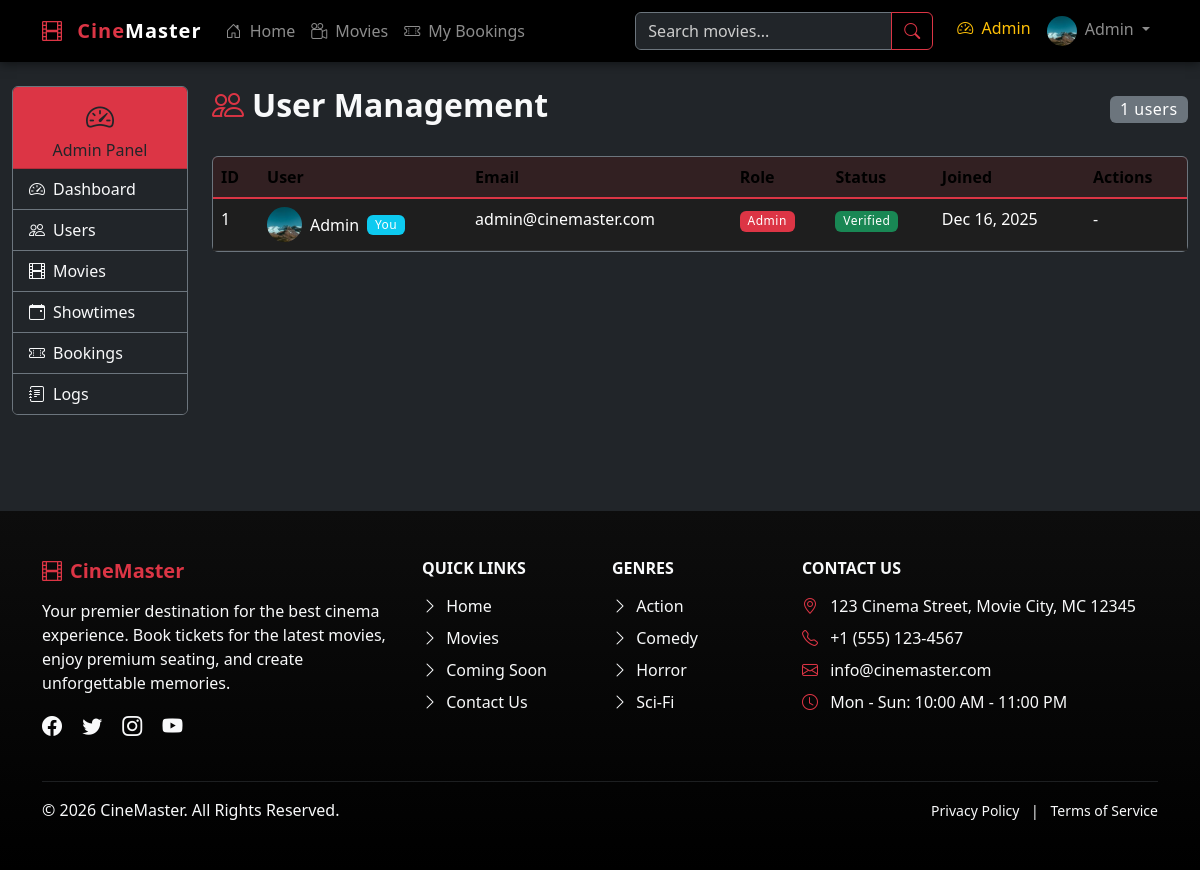
The page /admin/users.php (signed in) on the database its author committed.
### tables this page shows
CREATE TABLE users (
    id INT PRIMARY KEY AUTO_INCREMENT,
    name VARCHAR(100) NOT NULL,
    email VARCHAR(255) NOT NULL UNIQUE,
    password VARCHAR(255) NOT NULL,                     
    role ENUM('admin', 'user') DEFAULT 'user',          
    profile_photo VARCHAR(255) DEFAULT 'default.png',   
    is_verified TINYINT(1) DEFAULT 0,                   
    token VARCHAR(255) DEFAULT NULL,                    
    token_expire DATETIME DEFAULT NULL,                 
    remember_token VARCHAR(255) DEFAULT NULL,           
    created_at TIMESTAMP DEFAULT CURRENT_TIMESTAMP,
    updated_at TIMESTAMP DEFAULT CURRENT_TIMESTAMP ON UPDATE CURRENT_TIMESTAMP
);

### includes/auth_functions.php (called while the page is built, shortened)
<?php
function isLoggedIn() {
    if (isset($_SESSION['last_activity'])) {
        $inactive = time() - $_SESSION['last_activity'];
    }
    return true;
}
function isAdmin() {
    return isLoggedIn() && isset($_SESSION['user_role']) && $_SESSION['user_role'] === 'admin';
}
function getCurrentUser() {
    $pdo = getDBConnection();
    $stmt = $pdo->prepare("SELECT id, name, email, role, profile_photo, created_at FROM users WHERE id = ?");
    $stmt->execute([$_SESSION['user_id']]);
    return $stmt->fetch();
}
?>

### includes/helper_functions.php (called while the page is built, shortened)
<?php
function getAllUsers() {
    $pdo = getDBConnection();
    $stmt = $pdo->query("SELECT id, name, email, role, is_verified, created_at FROM users ORDER BY created_at DESC");
    return $stmt->fetchAll();
}
?>

### config/config.php (called while the page is built, shortened)
<?php
function formatDate($date, $format = 'M d, Y') {
    return date($format, strtotime($date));
}
require_once INCLUDES_PATH . 'auth_functions.php';
require_once INCLUDES_PATH . 'helper_functions.php';
?>

### admin/users.php (the view, shortened to what this page needs)
<?php
require_once '../config/config.php';
$users = getAllUsers();
$csrfToken = generateCSRFToken();
include INCLUDES_PATH . 'header.php';
?>
<div class="container-fluid py-4">
    <div class="row">
        <div class="col-lg-2 mb-4">
            <div class="card bg-dark border-secondary sticky-top" style="top: 80px;">
                <div class="card-header bg-danger text-center">
                    <i class="bi bi-speedometer2 fs-3 d-block mb-1"></i>
                    <h6 class="mb-0">Admin Panel</h6>
                </div>
                <div class="list-group list-group-flush">
                    <a href="<?php echo SITE_URL; ?>/admin/dashboard.php" class="list-group-item list-group-item-action bg-dark text-light border-secondary">
                        <i class="bi bi-speedometer2 me-2"></i>Dashboard
                    </a>
                    <a href="<?php echo SITE_URL; ?>/admin/users.php" class="list-group-item list-group-item-action bg-dark text-light border-secondary active">
                        <i class="bi bi-people me-2"></i>Users
                    </a>
                    <a href="<?php echo SITE_URL; ?>/admin/movies.php" class="list-group-item list-group-item-action bg-dark text-light border-secondary">
                        <i class="bi bi-film me-2"></i>Movies
                    </a>
                    <a href="<?php echo SITE_URL; ?>/admin/showtimes.php" class="list-group-item list-group-item-action bg-dark text-light border-secondary">
                        <i class="bi bi-calendar-event me-2"></i>Showtimes
                    </a>
                    <a href="<?php echo SITE_URL; ?>/admin/bookings.php" class="list-group-item list-group-item-action bg-dark text-light border-secondary">
                        <i class="bi bi-ticket-perforated me-2"></i>Bookings
                    </a>
                    <a href="<?php echo SITE_URL; ?>/admin/logs.php" class="list-group-item list-group-item-action bg-dark text-light border-secondary">
                        <i class="bi bi-journal-text me-2"></i>Logs
                    </a>
                </div>
            </div>
        </div>
        <div class="col-lg-10">
            <div class="d-flex justify-content-between align-items-center mb-4">
                <h2 class="fw-bold">
                    <i class="bi bi-people text-danger me-2"></i>User Management
                </h2>
                <span class="badge bg-secondary fs-6"><?php echo count($users); ?> users</span>
            </div>
            <div class="card bg-dark border-secondary">
                <div class="card-body text-light p-0">
                    <div class="table-responsive">
                        <table class="table table-dark table-hover mb-0">
                            <thead class="table-secondary">
                                <tr>
                                    <th>ID</th>
                                    <th>User</th>
                                    <th>Email</th>
                                    <th>Role</th>
                                    <th>Status</th>
                                    <th>Joined</th>
                                    <th>Actions</th>
                                </tr>
                            </thead>
                            <tbody>
                                <?php foreach ($users as $user): ?>
                                    <tr>
                                        <td><?php echo $user['id']; ?></td>
                                        <td>
                                            <div class="d-flex align-items-center">
                                                <img src="<?php echo ASSETS_URL; ?>/images/default-avatar.png"
                                                     class="rounded-circle me-2" width="35" height="35">
                                                <?php echo htmlspecialchars($user['name']); ?>
                                                <?php if ($user['id'] === $_SESSION['user_id']): ?>
                                                    <span class="badge bg-info ms-2">You</span>
                                                <?php endif; ?>
                                            </div>
                                        </td>
                                        <td><?php echo htmlspecialchars($user['email']); ?></td>
                                        <td>
                                            <?php if ($user['id'] !== $_SESSION['user_id']): ?>
                                                <form method="POST" class="d-inline">
                                                    <input type="hidden" name="csrf_token" value="<?php echo $csrfToken; ?>">
                                                    <input type="hidden" name="action" value="update_role">
                                                    <input type="hidden" name="user_id" value="<?php echo $user['id']; ?>">
                                                    <select name="role" class="form-select form-select-sm bg-dark text-light border-secondary"
                                                            onchange="this.form.submit()" style="width: 100px;">
                                                        <option value="user" <?php echo $user['role'] === 'user' ? 'selected' : ''; ?>>User</option>
                                                        <option value="admin" <?php echo $user['role'] === 'admin' ? 'selected' : ''; ?>>Admin</option>
                                                    </select>
                                                </form>
                                            <?php else: ?>
                                                <span class="badge bg-danger"><?php echo ucfirst($user['role']); ?></span>
                                            <?php endif; ?>
                                        </td>
                                        <td>
                                            <?php if ($user['is_verified']): ?>
                                                <span class="badge bg-success">Verified</span>
                                            <?php else: ?>
                                                <span class="badge bg-warning text-dark">Pending</span>
                                            <?php endif; ?>
                                        </td>
                                        <td><?php echo formatDate($user['created_at']); ?></td>
                                        <td>
                                            <?php if ($user['id'] !== $_SESSION['user_id']): ?>
                                                <form method="POST" class="d-inline"
                                                      onsubmit="return confirm('Are you sure you want to delete this user?');">
                                                    <input type="hidden" name="csrf_token" value="<?php echo $csrfToken; ?>">
                                                    <input type="hidden" name="action" value="delete">
                                                    <input type="hidden" name="user_id" value="<?php echo $user['id']; ?>">
                                                    <button type="submit" class="btn btn-sm btn-outline-danger">
                                                        <i class="bi bi-trash"></i>
                                                    </button>
                                                </form>
                                            <?php else: ?>
                                                <span class="text-light">-</span>
                                            <?php endif; ?>
                                        </td>
                                    </tr>
                                <?php endforeach; ?>
                            </tbody>
                        </table>
                    </div>
                </div>
            </div>
        </div>
    </div>
</div>
<?php include INCLUDES_PATH . 'footer.php'; ?>

### includes/header.php (shortened to what this page needs)
<?php
$isLoggedIn = isLoggedIn();
$isAdminUser = isAdmin();
$currentUser = $isLoggedIn ? getCurrentUser() : null;
?>
<!DOCTYPE html>
<html lang="en">
<head>
    <link href="https://cdn.jsdelivr.net/npm/bootstrap@5.3.2/dist/css/bootstrap.min.css" rel="stylesheet">
    <link href="https://cdn.jsdelivr.net/npm/bootstrap-icons@1.11.1/font/bootstrap-icons.css" rel="stylesheet">
    <link href="<?php echo ASSETS_URL; ?>/css/style.css" rel="stylesheet">
</head>
<body class="bg-dark text-light">
    <nav class="navbar navbar-expand-lg navbar-dark bg-black sticky-top">
        <div class="container">
            <a class="navbar-brand fw-bold" href="<?php echo SITE_URL; ?>">
                <i class="bi bi-film me-2 text-danger"></i>
                <span class="text-danger">Cine</span>Master
            </a>
            <div class="collapse navbar-collapse" id="navbarMain">
                <ul class="navbar-nav me-auto mb-2 mb-lg-0">
                    <li class="nav-item">
                        <a class="nav-link <?php echo basename($_SERVER['PHP_SELF']) == 'index.php' ? 'active' : ''; ?>" href="<?php echo SITE_URL; ?>">
                            <i class="bi bi-house-door me-1"></i> Home
                        </a>
                    </li>
                    <li class="nav-item">
                        <a class="nav-link <?php echo basename($_SERVER['PHP_SELF']) == 'movies.php' ? 'active' : ''; ?>" href="<?php echo SITE_URL; ?>/movies.php">
                            <i class="bi bi-camera-reels me-1"></i> Movies
                        </a>
                    </li>
                    <?php if ($isLoggedIn): ?>
                        <li class="nav-item">
                            <a class="nav-link <?php echo basename($_SERVER['PHP_SELF']) == 'my_bookings.php' ? 'active' : ''; ?>" href="<?php echo SITE_URL; ?>/user/my_bookings.php">
                                <i class="bi bi-ticket-perforated me-1"></i> My Bookings
                            </a>
                        </li>
                    <?php endif; ?>
                </ul>
                <form class="d-flex me-3" action="<?php echo SITE_URL; ?>/search.php" method="GET">
                    <div class="input-group">
                        <input type="text" class="form-control bg-dark text-light border-secondary"
                               name="q" placeholder="Search movies..."
                               value="<?php echo isset($_GET['q']) ? htmlspecialchars($_GET['q']) : ''; ?>">
                        <button class="btn btn-outline-danger" type="submit">
                            <i class="bi bi-search"></i>
                        </button>
                    </div>
                </form>
                <ul class="navbar-nav">
                    <?php if ($isLoggedIn): ?>
                        <?php if ($isAdminUser): ?>
                            <li class="nav-item">
                                <a class="nav-link text-warning" href="<?php echo SITE_URL; ?>/admin/dashboard.php">
                                    <i class="bi bi-speedometer2 me-1"></i> Admin
                                </a>
                            </li>
                        <?php endif; ?>
                        <li class="nav-item dropdown">
                            <a class="nav-link dropdown-toggle" href="#" id="userDropdown" role="button"
                               data-bs-toggle="dropdown" aria-expanded="false">
                                <img src="<?php echo UPLOADS_URL; ?>/profiles/<?php echo $currentUser['profile_photo'] ?? 'default.png'; ?>"
                                     class="rounded-circle me-1" width="30" height="30" alt="Profile"
                                     onerror="this.src='<?php echo ASSETS_URL; ?>/images/default-avatar.png'">
                                <?php echo htmlspecialchars($currentUser['name'] ?? 'User'); ?>
                            </a>
                        </li>
                    <?php endif; ?>
                </ul>
            </div>
        </div>
    </nav>
    <main>

### assets/css/style.css (style rules this page uses)
:root { --cine-primary: #dc3545; --cine-secondary: #6c757d; --cine-dark: #121212; --cine-darker: #0d0d0d; --cine-card: #1e1e1e; --cine-border: #2d2d2d; --cine-text: #ffffff; --cine-muted: #ffffff; --cine-gold: #ffc107; --cine-gradient: linear-gradient(135deg, #dc3545 0%, #fd7e14 100%); }
body { background-color: var(--cine-dark); color: var(--cine-text); font-family: 'Segoe UI', system-ui, -apple-system, sans-serif; min-height: 100vh; }
a { color: var(--cine-primary); text-decoration: none; transition: color 0.3s ease; }
.navbar { box-shadow: 0 2px 10px rgba(0, 0, 0, 0.5); }
.navbar-brand { font-weight: 700; letter-spacing: 1px; }
.navbar-brand .bi-film { animation: pulse 2s infinite; }
.form-control::placeholder { color: #cccccc; }
.card.bg-dark { background-color: var(--cine-card) !important; }
.badge { font-weight: 500; letter-spacing: 0.5px; }
.table-dark { --bs-table-bg: var(--cine-card); --bs-table-border-color: var(--cine-border); }
.table-dark th { background-color: rgba(220, 53, 69, 0.1); border-bottom: 2px solid var(--cine-primary); }

### rows shown on the page
users: profile_photo (placeholder picture), name "Admin", id "1", shows "You", email "admin@cinemaster.com", role "Admin", is_verified "Verified", created_at "Dec 16, 2025"

### other values the page prints
count($users) "1"
